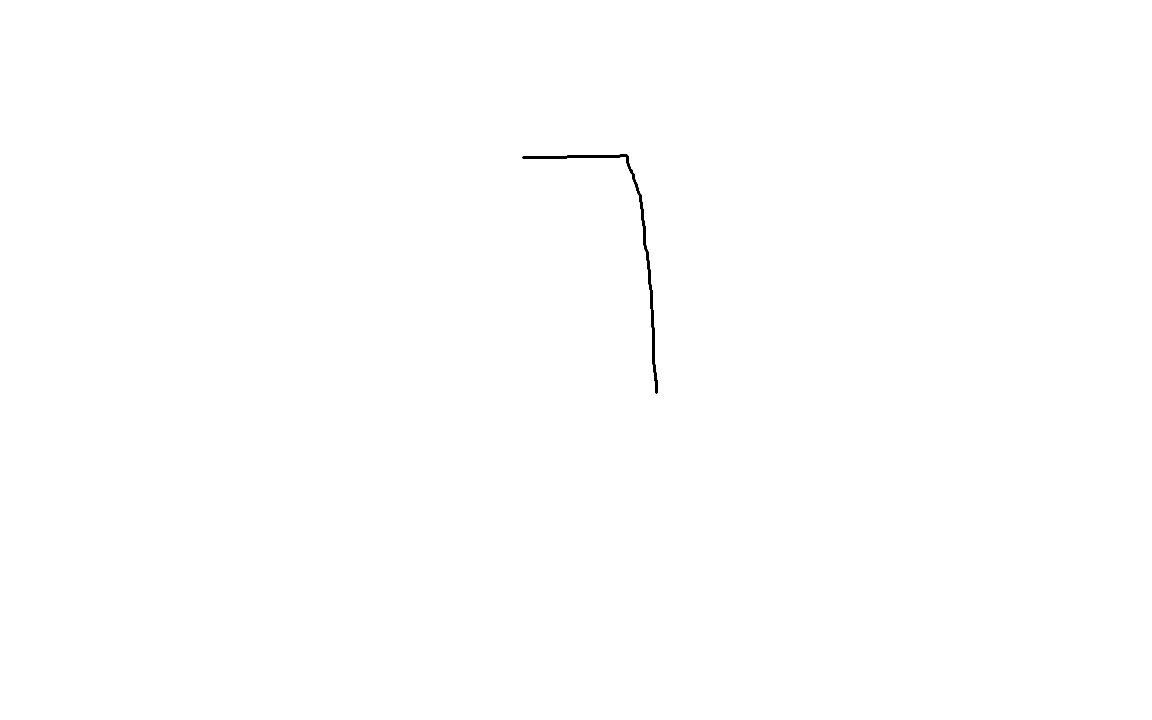
#> input picture seven.png, 1152 x 720 px
$ python digit.py
#> lines starting #> are read from the running program, lines starting #| are printed output that depends on the picture

from sklearn import datasets
from sklearn.model_selection import train_test_split
from sklearn.neighbors import KNeighborsClassifier
import matplotlib.pyplot as plt
from PIL import Image
import numpy as np

# Step 1: Load dataset
digits = datasets.load_digits()

X = digits.data
y = digits.target

# Step 2: Split dataset
X_train, X_test, y_train, y_test = train_test_split(
    X, y, test_size=0.2, random_state=42
)

# Step 3: Train model
model = KNeighborsClassifier(n_neighbors=3)
model.fit(X_train, y_train)

# Step 4: Check accuracy
accuracy = model.score(X_test, y_test)
print("Model Accuracy:", accuracy * 100, "%")

# Step 5: Test model with a sample image
prediction = model.predict([X_test[0]])[0]
print("Test Image Prediction:", prediction)

plt.imshow(X_test[0].reshape(8, 8), cmap="gray")
plt.title(f"Test Image Prediction: {prediction}")
plt.show()
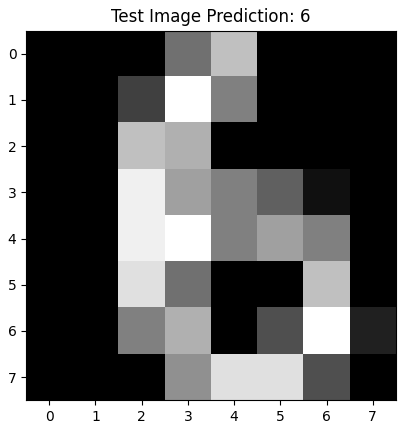
#> figure drawn by matplotlib, 1 panel

# Step 6: Load your handwritten image
file_path = "seven.png"

try:
    # Open image in grayscale
    img = Image.open(file_path).convert("L")

    # Convert image to NumPy array
    img_array = np.array(img)

    # Convert white background to black if needed
    if img_array.mean() > 127:
        img_array = 255 - img_array
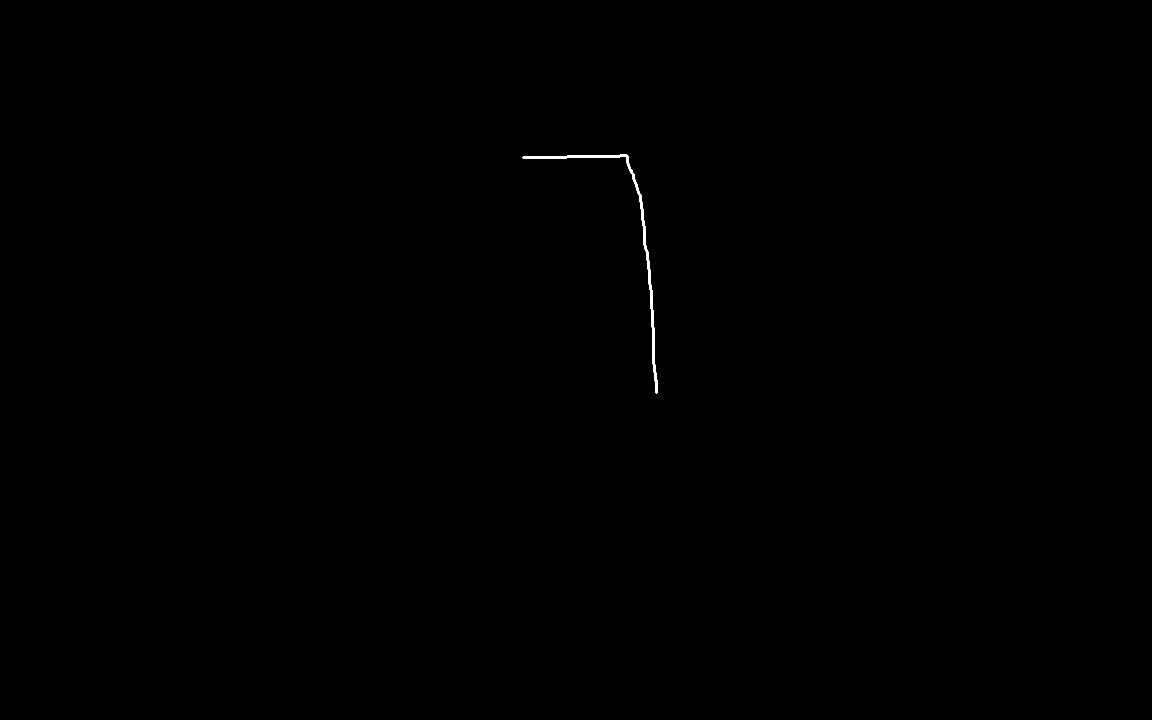
#> img_array: shape (720, 1152); min 0, max 255, mean 0.3

    # Find the boundaries of the handwritten digit
    rows, cols = np.where(img_array > 50)
#> rows = 1065 values from 154 to 393; cols = 1065 values, max 657 at index 1020, min 522 at index 71, mean 624.8

    if len(rows) == 0:
        print("No digit found! Please check your image.")
    else:
        # Crop extra background
        img_array = img_array[
            rows.min():rows.max() + 1,
            cols.min():cols.max() + 1
        ]
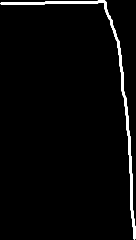
#> img_array: shape (240, 136); min 0, max 255, mean 8.1

        # Resize the digit
        digit_img = Image.fromarray(img_array).resize((6, 6))

        # Place digit in the center of an 8x8 image
        final_img = Image.new("L", (8, 8), 0)
        final_img.paste(digit_img, (1, 1))

        # Convert pixel values to match the dataset
        img_array = np.array(final_img)
        img_array = (img_array / 255.0) * 16

        # Predict the digit
        prediction = model.predict([img_array.flatten()])[0]

        print("Your Image Prediction:", prediction)

        # Display the processed image
        plt.imshow(img_array, cmap="gray", vmin=0, vmax=16)
        plt.title(f"Your Image Prediction: {prediction}")
        plt.show()
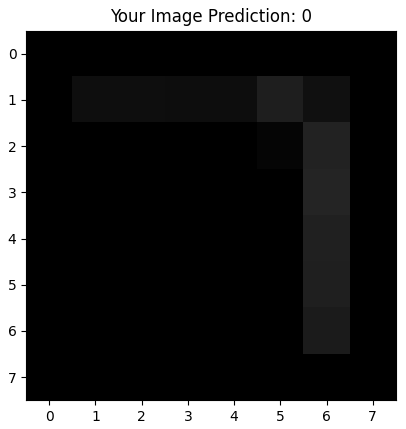
#> figure drawn by matplotlib, 1 panel

except FileNotFoundError:
    print("Image not found! Check whether seven.png is on your Desktop.")

except Exception as e:
    print("Error:", e)
